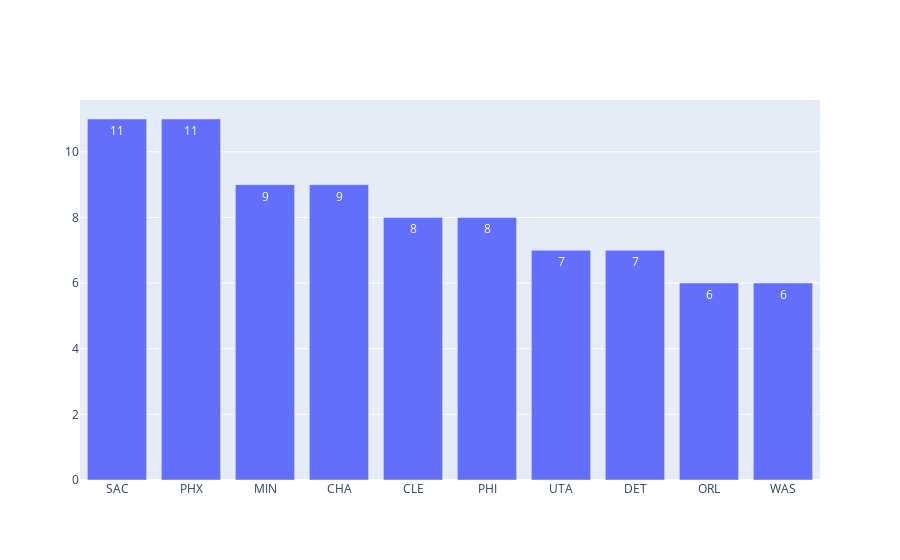

The notebook cell this image was saved under:
### Code cell
import plotly.graph_objects as go
#x = ['Product A', 'Product B', 'Product C']
#y = [20, 14, 23]

# Use textposition='auto' for direct text
fig = go.Figure(data=[go.Bar(
            x=test['slugTeam'], y=test['count'],
            text=test['count'],
            textposition='auto',
        )])

fig.show()

### Figure 1 — Plotly figure (JSON) as saved in the notebook; plotly's stock layout.template omitted (floating-point values rounded to 4 significant figures)
{"data": [{"text": [11, 11, 9, 9, 8, 8, 7, 7, 6, 6], "textposition": "auto", "type": "bar", "x": ["SAC", "PHX", "MIN", "CHA", "CLE", "PHI", "UTA", "DET", "ORL", "WAS"], "y": [11, 11, 9, 9, 8, 8, 7, 7, 6, 6]}], "layout": {}}
